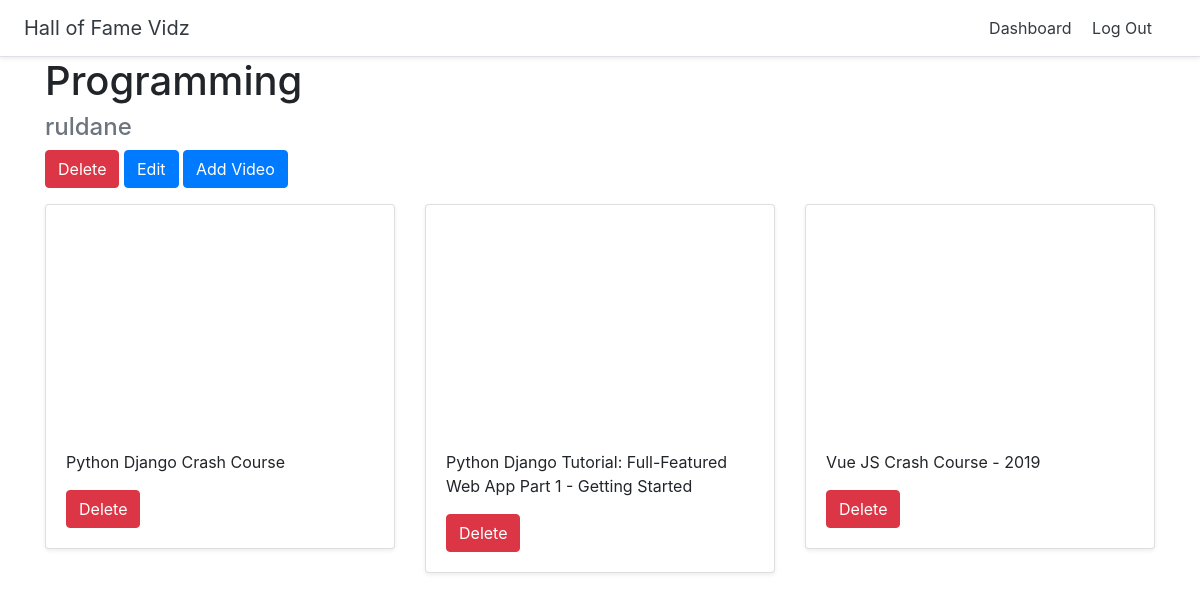
The app's page /hallofframe/9 (signed in) with its own data.
### halls/models.py (models this page shows)
class Hall(models.Model):
    title = models.CharField(max_length=255)
    user = models.ForeignKey(User, on_delete=models.CASCADE)

class Video(models.Model):
    title = models.CharField(max_length=255)
    url = models.URLField()
    youtube_id = models.CharField(max_length=255)
    hall = models.ForeignKey(Hall, on_delete=models.CASCADE)

### halls/views.py (the view)
# urls.py: path('hallofframe/<int:pk>', views.DetailHall.as_view(), name='detail_hall'),
class DetailHall(generic.DetailView):
    model = Hall
    template_name = 'halls/detail_hall.html'

### halls/templates/halls/detail_hall.html
{% extends 'halls/base.html' %}
{% block content %}
<div class="container">
<h1>{{ hall.title }}</h1>
    {% if user.id == hall.user.id %}
<h4 class="text-muted">{{ hall.user.username }}</h4>
<a href="{% url 'delete_hall' hall.id %}" class="btn btn-danger">Delete</a>
<a href="{% url 'update_hall' hall.id %}" class="btn btn-primary">Edit</a>
<a href="{% url 'add_video' hall.id %}" class="btn btn-primary">Add Video</a>
{% endif %}
    <div class="row">
      {% for video in hall.video_set.all %}
      <div class="col-md-4 mt-3">
        <div class="card mb-4 shadow-sm">
          <iframe width="100%" height="225" src="https://www.youtube.com/embed/{{ video.youtube_id }}" frameborder="0" allow="accelerometer; autoplay; encrypted-media; gyroscope; picture-in-picture" allowfullscreen></iframe>
          <div class="card-body">
            <p class="card-text">{{ video.title }}</p>
               {% if user.id == hall.user.id %}
              <a href="{% url 'delete_video' video.id %}" class="btn btn-danger">Delete</a>
              {% endif %}
          </div>
        </div>
      </div>
      {% endfor %}
      </div>
    </div>
{% endblock %}

### records on screen
Hall: title "Programming", user.username "ruldane"
Video: title "Python Django Crash Course"
Video: title "Python Django Tutorial: Full-Featured Web App Part 1 - Getting Started"
Video: title "Vue JS Crash Course - 2019"
